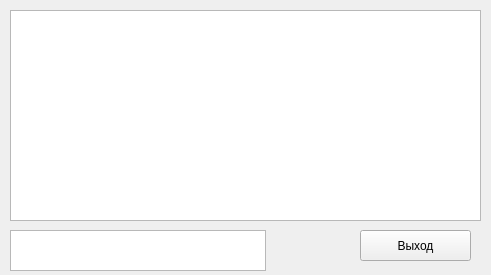
<?xml version="1.0" encoding="UTF-8"?>
<ui version="4.0">
 <class>MainWindow</class>
 <widget class="QMainWindow" name="MainWindow">
  <property name="geometry">
   <rect>
    <x>0</x>
    <y>0</y>
    <width>491</width>
    <height>275</height>
   </rect>
  </property>
  <property name="windowTitle">
   <string>MainWindow</string>
  </property>
  <widget class="QWidget" name="centralwidget">
   <widget class="QListView" name="listView">
    <property name="geometry">
     <rect>
      <x>10</x>
      <y>10</y>
      <width>471</width>
      <height>211</height>
     </rect>
    </property>
   </widget>
   <widget class="QPushButton" name="pushButton">
    <property name="geometry">
     <rect>
      <x>360</x>
      <y>230</y>
      <width>111</width>
      <height>31</height>
     </rect>
    </property>
    <property name="text">
     <string>Выход</string>
    </property>
   </widget>
   <widget class="QListView" name="listView_2">
    <property name="geometry">
     <rect>
      <x>10</x>
      <y>230</y>
      <width>256</width>
      <height>41</height>
     </rect>
    </property>
   </widget>
  </widget>
 </widget>
 <resources/>
 <connections/>
</ui>
